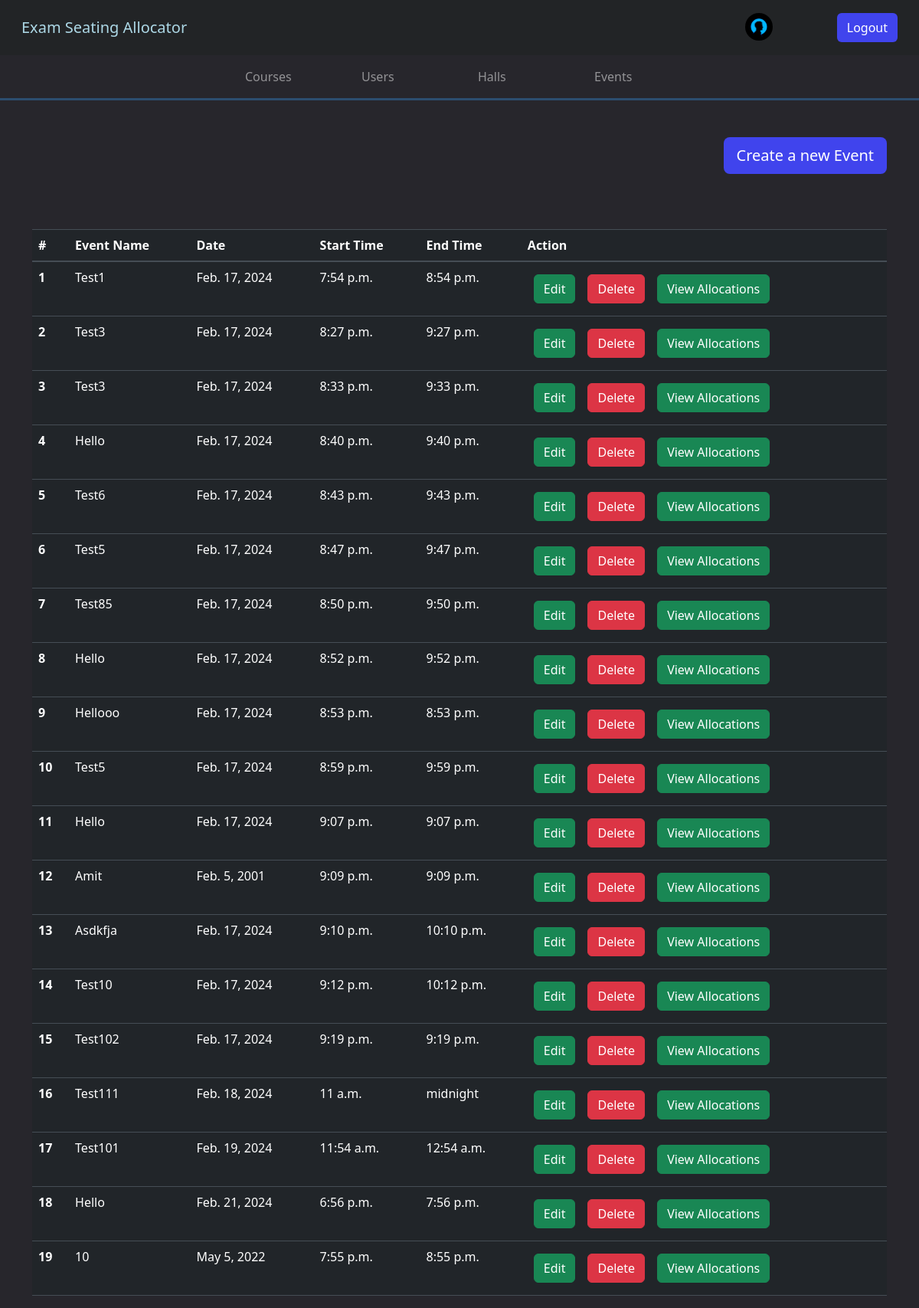
Page /admin_events_view/ (signed in) on the committed database.
### api/models.py (models this page shows)
class User(AbstractUser):
    user_type = models.CharField(max_length=20, choices=USER_TYPES)
    user_image = models.ImageField(
        upload_to="Users",
    )
    groups = models.ManyToManyField(Group, related_name="api_users")
    user_permissions = models.ManyToManyField(Permission, related_name="api_users")

class Event(models.Model):
    name = models.CharField(max_length=100, blank=True)
    date = models.DateField()
    start_time = models.TimeField()
    end_time = models.TimeField()

### api/views.py (the view)
# urls.py: path("admin_events_view/", admin_events_view, name="admin_events_view"),
@user_passes_test(is_admin, login_url="login_page")
def admin_events_view(request):
    events = Event.objects.all()
    context = {"homeurl": "admin_home", "events": events}
    return render(request, "viewEvents.html", context)

### api/views.py (called while the page is built)
def is_admin(user):
    return user.groups.filter(name="RTEs").exists()

### api/templates/viewEvents.html (shortened to what this page needs)
{%extends "base.html"%} {%block start%} {% csrf_token %}
<div class="container mt-5">
  {%if not user.user_type == "teacher"%}
  <div class="d-flex justify-content-end">
    <a class="btn register-button btn-lg" href="/create_new_event/">Create a new Event</a>
  </div>
  <br>
  {%endif%}
  <table class="table mt-5 table-dark">
  <thead>
    <tr>
      <th scope="col">#</th>
      <th scope="col">Event Name</th>
      <th scope="col">Date </th>
      <th scope="col">Start Time </th>
      <th scope="col">End Time</th>
      <th scope="col">Action</th>
    </tr>
  </thead>
  <tbody >
    {%for event in events%}
    <tr>
      <th scope="row">{{forloop.counter}}</th>
      <td>{{event.name| capfirst}}</td>
      <td>{{event.date}}</td>
      <td>{{event.start_time}}</td>
      <td>{{event.end_time}}</td>
      <td>
        {%if not user.user_type == "teacher"%}
         <a href="/update_course/{{course.id}}" class="btn btn-success m-2">Edit</button>
        <a href="/delete_event/{{event.id}}" class="btn btn-danger m-2" onclick="return confirm('Are you sure you want to delete this event?');">Delete</button>
          {%endif%}
          <a href="/view_seat_allocations{%if user.user_type == "teacher"%}_teacher{%endif%}/{{event.id}}" class="btn btn-success m-2">View Allocations</button>
      </td>
    </tr>
    {%endfor%}
  </tbody>
</table>
</div>
    {%endblock%}

### api/templates/base.html (shortened to what this page needs)
<!DOCTYPE html>
<html>
  <head>
    {% load static %}
    <link
      rel="stylesheet"
      type="text/css"
      href="{% static 'myapp/Styles/base' %}.css"
    />
    <link rel="stylesheet" href="https://maxcdn.bootstrapcdn.com/bootstrap/4.5.2/css/bootstrap.min.css">
    <link
      href="https://cdn.jsdelivr.net/npm/bootstrap@5.3.1/dist/css/bootstrap.min.css"
      rel="stylesheet"
    />
  </head>
  <body style="background-color:#27262C;">
    <nav class="navbar dark p-3 " style="background:#222426">
      <div class="container-fluid">
        <a href="{% if homeurl == "login_page" %} /
        {%else%}
        /{{homeurl}}/
        {%endif%}" class="navbar-brand" style="color:lightblue">Exam Seating Allocator</a>
        <form class="d-flex" role="search">
          {%if request.user.is_authenticated%}
              <a class="nav-link" href="/{{homeurl}}/" >
                  <img src="/media/{{user.user_image}}" alt="Profile Picture" class = "navProfile" >
              </a>
          <a href="/logout/" class="btn" style="background:#4044ED; color:white;" type="submit">Logout</a>
          {%endif%}
        </form>
      </div>
    </nav>
    {% if homeurl == "admin_home" %}
    <nav class="navbar navbar-expand-md navbar-dark" style="border-style: none none solid none; border-color: #2C4D6F;">
        <div class="container">
          <div class="collapse navbar-collapse" id="navbarNavDropdown">
            <ul class="navbar-nav mx-auto">
              <li class="nav-item">
                <a class="nav-link mx-3 {%if page_url%}{%if page_url == "course"%}active{%endif%}{%endif%}" aria-current="page" href="/view_courses/">Courses</a>
              </li>
              <li class="nav-item">
                <a class="nav-link mx-3 {%if page_url%}{%if page_url == "user"%}active{%endif%}{%endif%}" href="/view_users/">Users</a>
              </li>
              <li class="nav-item">
                <a class="nav-link mx-3 {%if page_url%}{%if page_url == "hall"%}active{%endif%}{%endif%}" href="/view_halls/">Halls</a>
              </li>
              <li class="nav-item">
                <a class="nav-link mx-3 {%if page_url%}{%if page_url == "event"%}active{%endif%}{%endif%}" href="/admin_events_view/">Events</a>
              </li>
            </ul>
          </div>
        </div>
      </nav>
      {%endif%}
    {% block start %} {% endblock %}
  </body>
</html>

### static/myapp/Styles/base.css (style rules this page uses)
.navProfile { width: 36px; height: 36px; object-fit: cover; border-radius: 50%; margin-right: 20px; }
@media screen and (min-width: 777px) { .nav-link { padding: 18px 0; min-width: 120px; } }
@media screen and (min-width: 777px) { .navbar { padding: 0; } }

### api/templates/base.html (style rules this page uses)
.register-button { background: #4044ed; color:white; }

### rows in the picture
User: user_image (placeholder picture)
Event: name "Test1", date "Feb. 17, 2024", start_time "7:54 p.m.", end_time "8:54 p.m."
Event: name "Test3", date "Feb. 17, 2024", start_time "8:27 p.m.", end_time "9:27 p.m."
Event: name "Test3", date "Feb. 17, 2024", start_time "8:33 p.m.", end_time "9:33 p.m."
Event: name "Hello", date "Feb. 17, 2024", start_time "8:40 p.m.", end_time "9:40 p.m."
Event: name "Test6", date "Feb. 17, 2024", start_time "8:43 p.m.", end_time "9:43 p.m."
Event: name "Test5", date "Feb. 17, 2024", start_time "8:47 p.m.", end_time "9:47 p.m."
Event: name "Test85", date "Feb. 17, 2024", start_time "8:50 p.m.", end_time "9:50 p.m."
Event: name "Hello", date "Feb. 17, 2024", start_time "8:52 p.m.", end_time "9:52 p.m."
Event: name "Hellooo", date "Feb. 17, 2024", start_time "8:53 p.m.", end_time "8:53 p.m."
Event: name "Test5", date "Feb. 17, 2024", start_time "8:59 p.m.", end_time "9:59 p.m."
Event: name "Hello", date "Feb. 17, 2024", start_time "9:07 p.m.", end_time "9:07 p.m."
Event: name "Amit", date "Feb. 5, 2001", start_time "9:09 p.m.", end_time "9:09 p.m."
Event: name "Asdkfja", date "Feb. 17, 2024", start_time "9:10 p.m.", end_time "10:10 p.m."
Event: name "Test10", date "Feb. 17, 2024", start_time "9:12 p.m.", end_time "10:12 p.m."
Event: name "Test102", date "Feb. 17, 2024", start_time "9:19 p.m.", end_time "9:19 p.m."
Event: name "Test111", date "Feb. 18, 2024", start_time "11 a.m.", end_time "midnight"
Event: name "Test101", date "Feb. 19, 2024", start_time "11:54 a.m.", end_time "12:54 a.m."
Event: name "Hello", date "Feb. 21, 2024", start_time "6:56 p.m.", end_time "7:56 p.m."
Event: name "10", date "May 5, 2022", start_time "7:55 p.m.", end_time "8:55 p.m."
